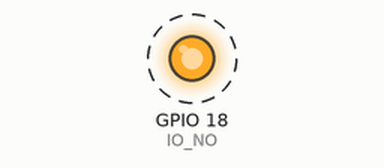
Recording of a program running on a simulated Raspberry Pi (BCM pin numbers). Parts: output pins drawn as LEDs (lit = HIGH). Dashed ring = blinking. What the program prints to the terminal is not drawn. At 1.5 s the program stops and its outputs stay as they are.

Above: at 0.2 s.
Timing chart, 0 to 3.0 s (numbered marks = the images above):
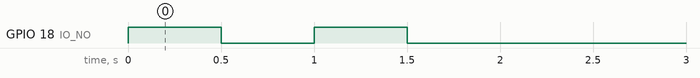

Measured:
- by itself, GPIO 18 (IO_NO): alternates HIGH for 0.50 s and LOW for 0.50 s, 4 changes in all, then stays LOW

The program:

gpio_led_blink.py
```python
import RPi.GPIO as GPIO
import time

# set Using GPIO Pin
IO_NO = 18

print("start")

GPIO.setmode(GPIO.BCM)
GPIO.setup(IO_NO,GPIO.OUT)

GPIO.output(IO_NO, True)
time.sleep(0.5)
GPIO.output(IO_NO, False)
time.sleep(0.5)
GPIO.output(IO_NO, True)
time.sleep(0.5)

GPIO.cleanup()

print("finished")
```
